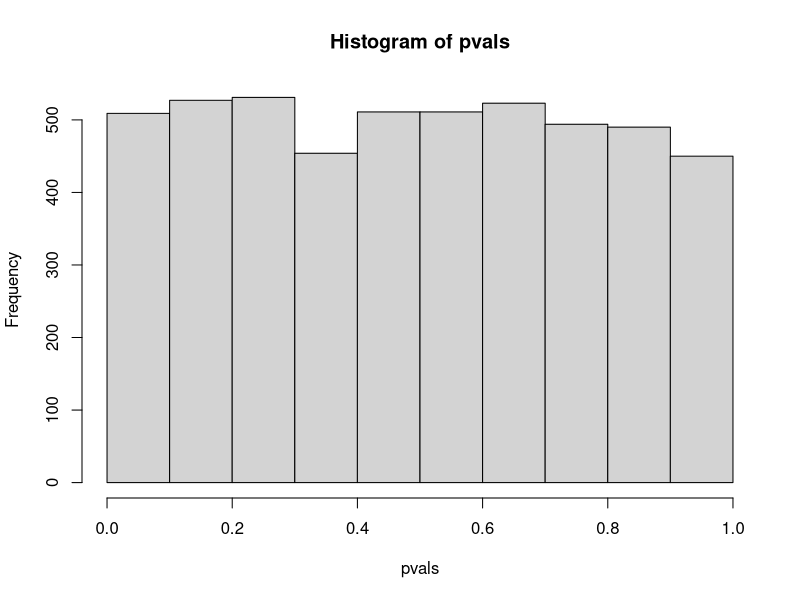
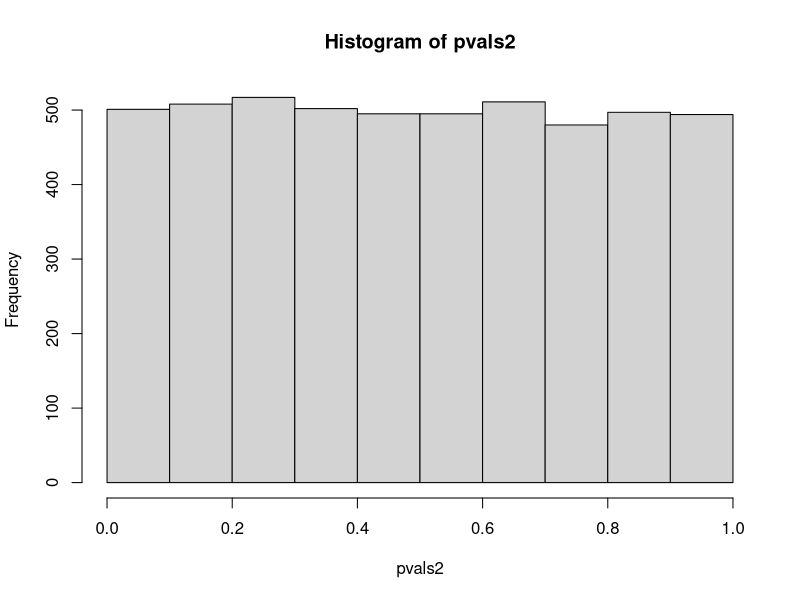
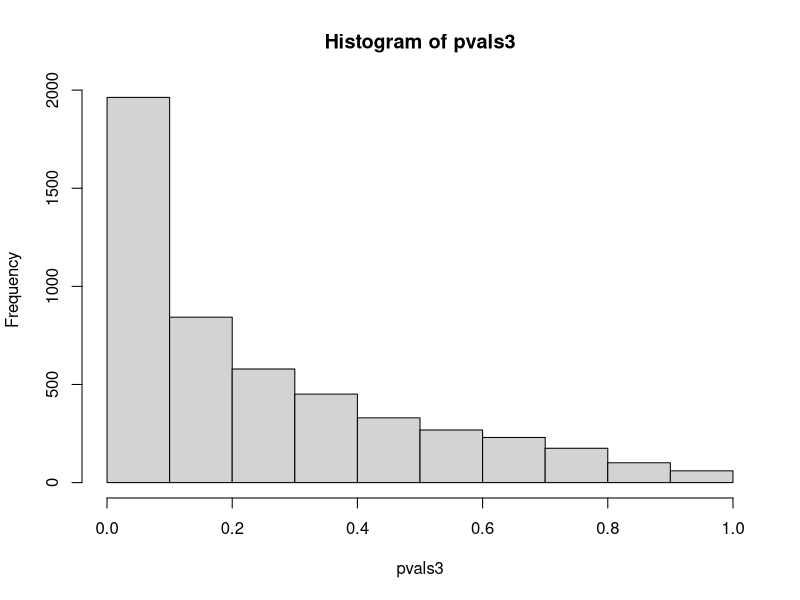
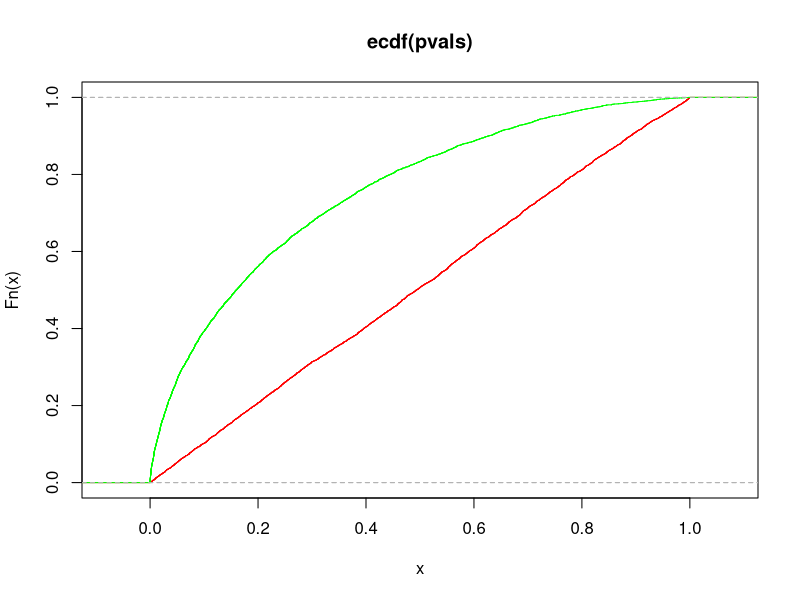
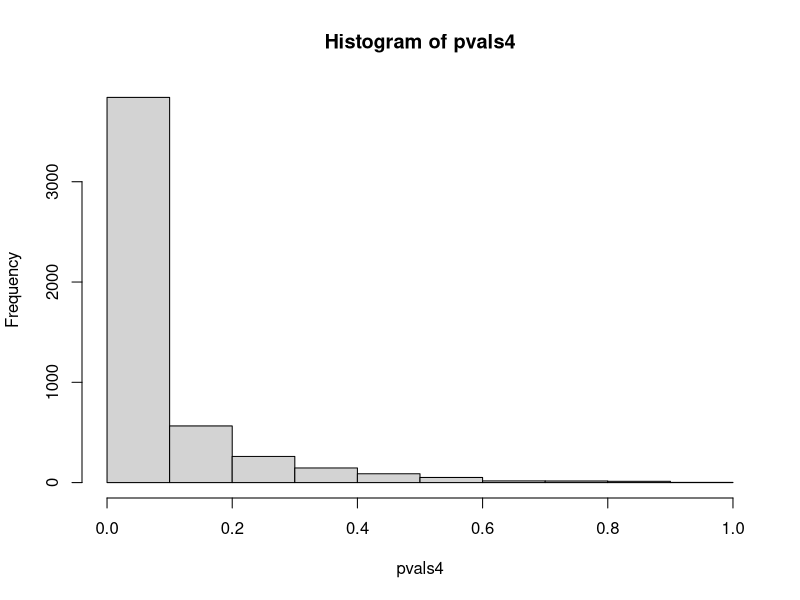
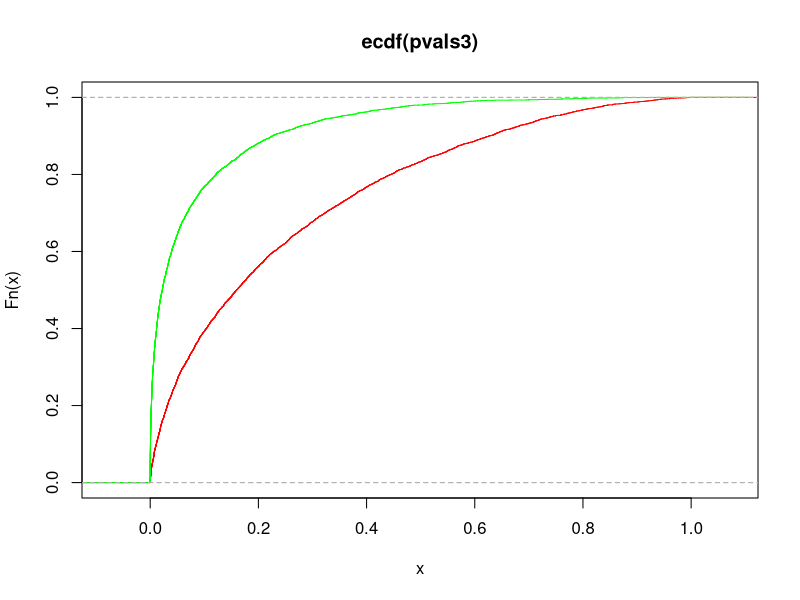
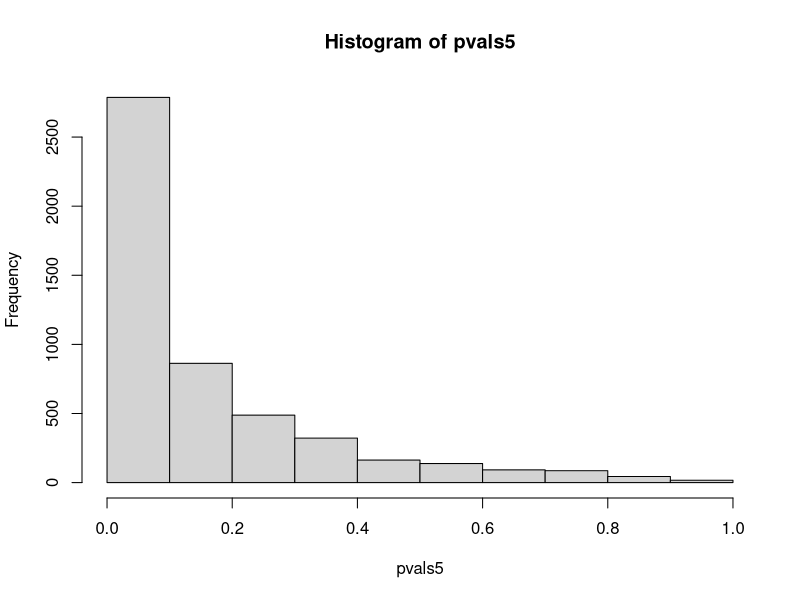
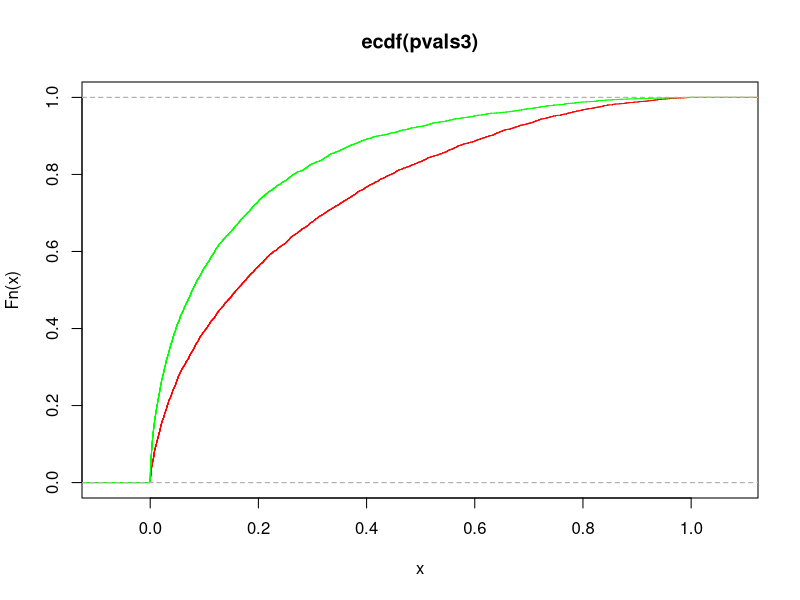

Write R code to recreate these figures, in order.
## ---- chunk 1
mu <- 0
sd <- 2
n <- 16
iterations <- 5000

# Simulate 5000 tests, each with 16 samples, assuming H0 is correct meaning, mu~N(0,2^2)
means <- rnorm(iterations, mu, sd/sqrt(n))

# Calculate the z-score for each simulation
Z = (means-mu)/(sd/sqrt(n))

# Calculate the p-values
pvals <- pnorm(Z, lower.tail = FALSE)

hist(pvals, breaks=10)
## ---- chunk 2

length(pvals[pvals<0.1])/iterations

## ---- chunk 3
mu <- 0
sd <- 2
n <- 32
iterations <- 5000

# Simulate 5000 tests, each with 16 samples, assuming H0 is correct meaning, mu~N(0,2^2)
means <- rnorm(iterations, mu, sd/sqrt(n))

# Calculate the z-score for each simulation
Z = (means-mu)/(sd/sqrt(n))

# Calculate the p-values
pvals2 <- pnorm(Z, lower.tail = FALSE)

hist(pvals2, breaks=10)
## ---- chunk 4
mu <- 0.5
sd <- 2
n <- 16
iterations <- 5000

# Simulate 5000 tests, each with 16 samples, assuming H0 is correct meaning, mu~N(0,2^2)
means <- rnorm(iterations, mu, sd/sqrt(n))

# Calculate the z-score for each simulation
Z = (means-0)/(sd/sqrt(n))

# Calculate the p-values
pvals3 <- pnorm(Z, lower.tail = FALSE)

hist(pvals3, breaks=10)
## ---- chunk 5
plot(ecdf(pvals),col='red')
lines(ecdf(pvals3),col='green')
## ---- chunk 6
length(pvals3[pvals3<0.1])/iterations
## ---- chunk 7
1-pnorm(0.282)
## ---- chunk 8
mu <- 1
sd <- 2
n <- 16
iterations <- 5000

# Simulate 5000 tests, each with 16 samples, assuming H0 is correct meaning, mu~N(0,2^2)
means <- rnorm(iterations, mu, sd/sqrt(n))

# Calculate the z-score for each simulation
Z = (means-0)/(sd/sqrt(n))

# Calculate the p-values
pvals4 <- pnorm(Z, lower.tail = FALSE)

hist(pvals4, breaks=10)
## ---- chunk 9
plot(ecdf(pvals3),col='red')
lines(ecdf(pvals4),col='green')
## ---- chunk 10
length(pvals4[pvals4<0.1])/iterations
## ---- chunk 11
1-pnorm(1.282-2)

## ---- chunk 12
mu <- 0.5
sd <- 2
n <- 32
iterations <- 5000

# Simulate 5000 tests, each with 16 samples, assuming H0 is correct meaning, mu~N(0,2^2)
means <- rnorm(iterations, mu, sd/sqrt(n))

# Calculate the z-score for each simulation
Z = (means-0)/(sd/sqrt(n))

# Calculate the p-values
pvals5 <- pnorm(Z, lower.tail = FALSE)

hist(pvals5, breaks=10)
## ---- chunk 13
plot(ecdf(pvals3),col='red')
lines(ecdf(pvals5),col='green')
## ---- chunk 14
length(pvals5[pvals5<0.1])/iterations
